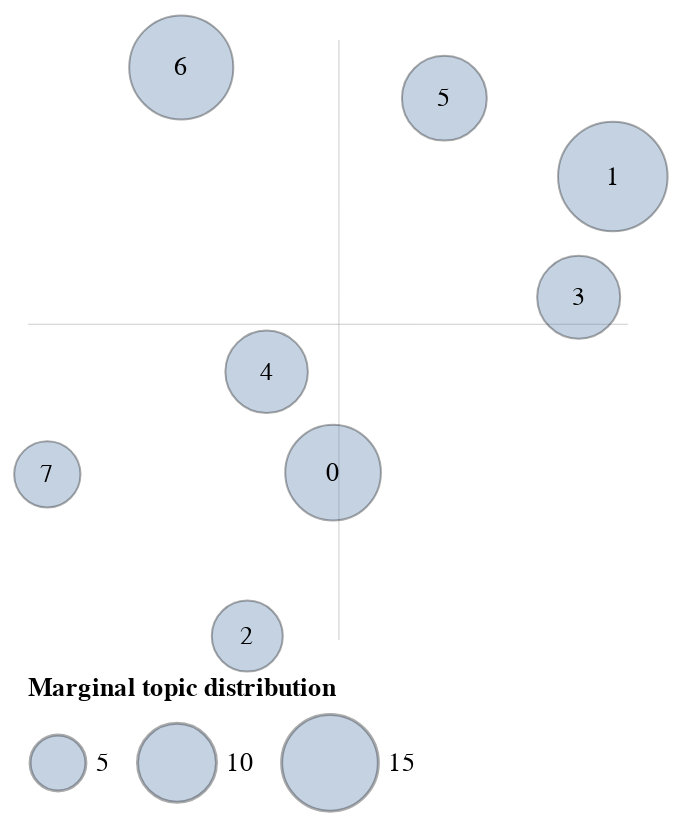

Notebook code for this chart:
### Code cell
tmp.plot_scatter_topics(topics_coords, size_col='size', label_col='label')

### Figure 1 — Vega-Lite specification as saved in the notebook (floating-point values rounded to 4 significant figures)
{"config": {"view": {"continuousWidth": 300, "continuousHeight": 300, "stroke": "transparent", "strokeWidth": 0}, "axis": {"disable": true}, "legend": {"labelFontSize": 13, "orient": "bottom", "titleFontSize": 13}}, "layer": [{"mark": {"type": "rule"}, "encoding": {"color": {"value": "gray"}, "size": {"value": 0.2}, "y": {"aggregate": "average", "field": "y", "type": "quantitative"}}}, {"mark": {"type": "rule"}, "encoding": {"color": {"value": "gray"}, "size": {"value": 0.2}, "x": {"aggregate": "average", "field": "x", "type": "quantitative"}}}, {"mark": {"type": "circle", "opacity": 0.33, "stroke": "black", "strokeWidth": 1}, "encoding": {"size": {"field": "size", "scale": {"range": [0, 3000]}, "title": "Marginal topic distribution", "type": "quantitative"}, "tooltip": [{"field": "label", "type": "quantitative"}, {"field": "size", "type": "quantitative"}], "x": {"axis": null, "field": "x", "type": "quantitative"}, "y": {"axis": null, "field": "y", "type": "quantitative"}}}, {"mark": {"type": "text", "align": "center", "baseline": "middle"}, "encoding": {"size": {"value": 13}, "text": {"field": "topic", "type": "quantitative"}, "tooltip": [{"field": "label", "type": "quantitative"}, {"field": "size", "type": "quantitative"}], "x": {"axis": null, "field": "x", "type": "quantitative"}, "y": {"axis": null, "field": "y", "type": "quantitative"}}}], "data": {"name": "data-2d0593a1f48f548c768ef80e3104a442"}, "$schema": "https://vega.github.io/schema/vega-lite/v5.15.1.json", "datasets": {"data-2d0593a1f48f548c768ef80e3104a442": [{"x": -14.24, "y": -84.2, "topic": 0, "size": 14.69, "label": 0}, {"x": 27.72, "y": 14.49, "topic": 1, "size": 19.24, "label": 1}, {"x": -27.11, "y": -138.7, "topic": 2, "size": 8.096, "label": 2}, {"x": 22.6, "y": -25.74, "topic": 3, "size": 11.06, "label": 3}, {"x": -24.21, "y": -50.61, "topic": 4, "size": 10.92, "label": 4}, {"x": 2.455, "y": 40.6, "topic": 5, "size": 11.55, "label": 5}, {"x": -37.01, "y": 50.85, "topic": 6, "size": 17.38, "label": 6}, {"x": -57.1, "y": -84.78, "topic": 7, "size": 7.053, "label": 7}]}}
